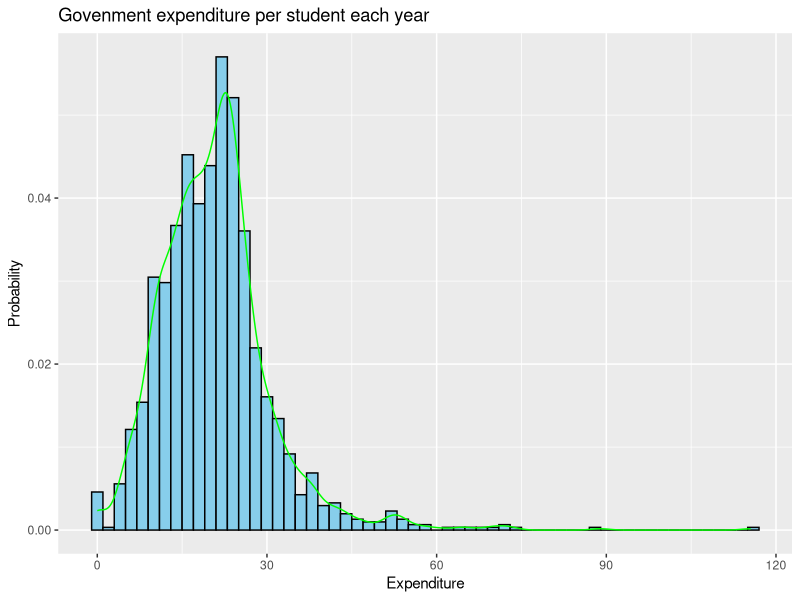
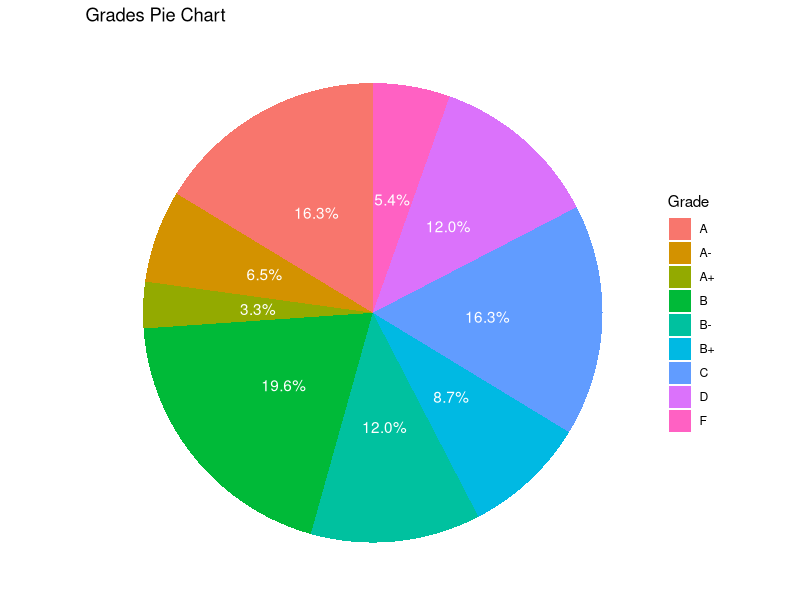

Here is the R script that generated these plots, in order:
## ---- chunk 1
#a
str(lynx)
head(lynx)
?lynx
#I used str, head, and ?lynx. the lynx data set is a Time-Series from 1821 to 1934, representing the annual Lynx trappings for each year.
#b
years <- seq(1821, 1934)
#c
names(lynx) <- years
#d
lynx['1867']
#e
mean(lynx[1:90])
## ---- chunk 2
#a
casino <- read.csv('casino.csv')
#b
head(casino)
#c
friends <- (casino[,1])
#d
dim(casino)
winnings <- as.matrix(casino[,c(2:6)])
#e
total <- rowSums(winnings)
#this vector represents the net loss or earnings for each person/row

#f
names(total) <- friends
min(total)
max(total)
which.min(total)
which.max(total)
#Dwayne lost the most
#Betty won the most

#h
mean(total)
#the average amount won was $5.167
## ---- chunk 3
#(a)
library(ggplot2)
govn <- read.csv('Government_expenditure_per_student.csv')
ggplot(govn, aes(x=Value)) + geom_histogram(aes(y= ..density..),binwidth = 2, fill = "skyblue", color = "black") + labs(title = "Govenment expenditure per student each year", y = "Probability", x = "Expenditure") + geom_density(color = "green")
#(b)
#it right skewed and asymetric
## ---- chunk 4
library(ggplot2)
data <- read.csv('rawgrades.csv')
f_grades <- factor(data$Grade)
t_grades <- table(f_grades) / length(data$Grade)
pie_data <- data.frame(
  Grade = names(t_grades),
  Frequency = as.vector(t_grades)
)
ggplot(pie_data, aes(x = "", y = Frequency, fill = Grade)) +
  geom_bar(stat = "identity", width = 1) +  # Bar chart, with identity (not counting)
  coord_polar(theta = "y") +  # Convert to pie chart
  theme_void() +  # Remove background and gridlines
  labs(title = "Grades Pie Chart") +
  geom_text(aes(label = scales::percent(Frequency)),  # Add relative frequency as labels
            position = position_stack(vjust = 0.5),     # Place labels in the middle of each slice
            color = "white")
